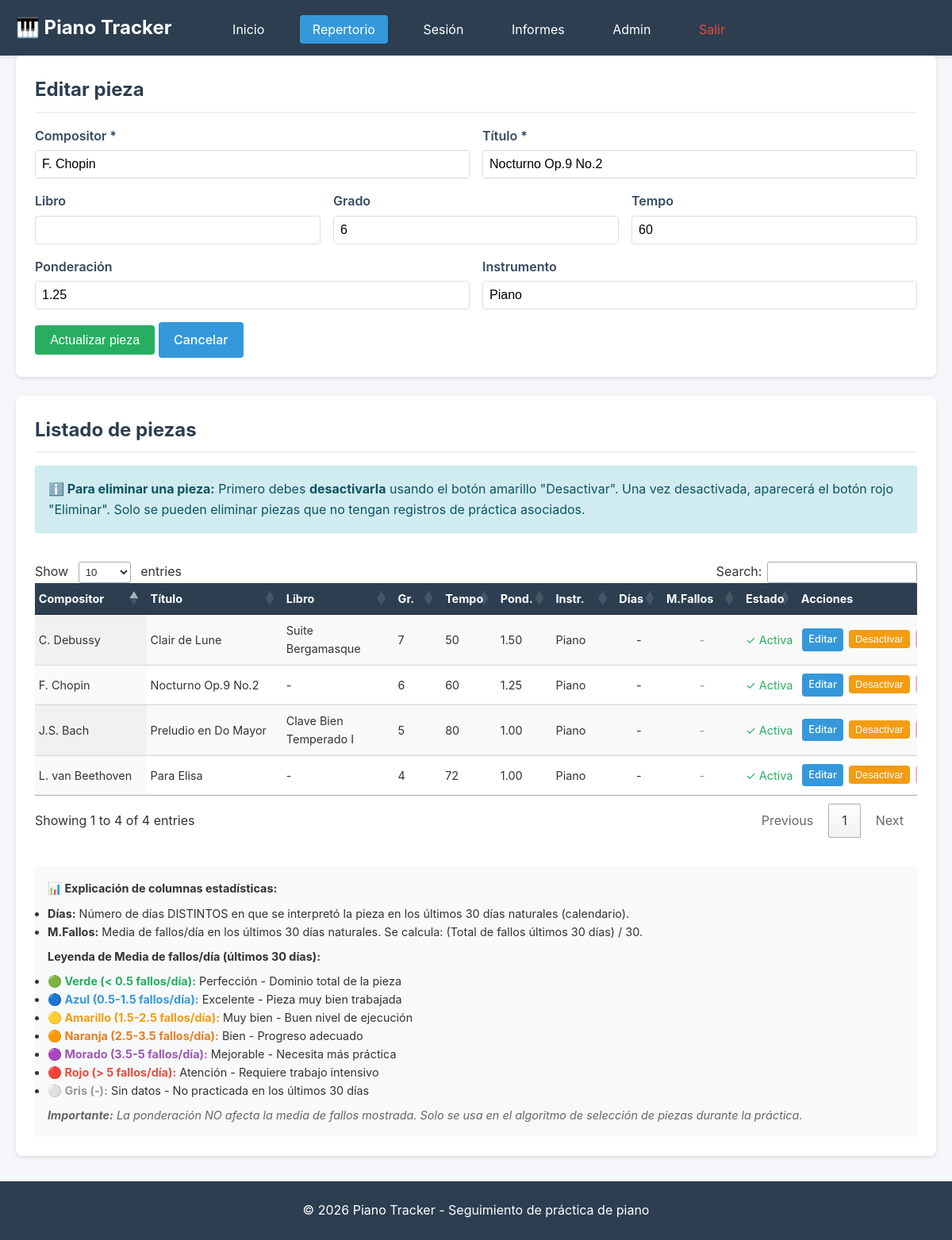
Page /repertorio.php?editar=2 (signed in) on the committed database.
### tables this page shows
CREATE TABLE IF NOT EXISTS piezas (
    id INT AUTO_INCREMENT PRIMARY KEY,
    compositor VARCHAR(200) NOT NULL,
    titulo VARCHAR(300) NOT NULL,
    libro VARCHAR(200),
    grado INT,
    tempo INT,
    ponderacion DECIMAL(5,2) DEFAULT 1.00,
    instrumento VARCHAR(50) DEFAULT 'Piano',
    fecha_creacion TIMESTAMP DEFAULT CURRENT_TIMESTAMP,
    activa BOOLEAN DEFAULT TRUE,
    INDEX idx_activa (activa)
);

### repertorio.php (the view, shortened to what this page needs)
<?php
$db = getDB();
$piezaEditar = null;
if (isset($_GET['editar'])) {
    $stmt = $db->prepare("SELECT * FROM piezas WHERE id = :id");
    $stmt->execute([':id' => $_GET['editar']]);
    $piezaEditar = $stmt->fetch();
}
$fechaLimite = date('Y-m-d', strtotime('-30 days'));
$stmt = $db->prepare("
    SELECT
        p.*,
        COALESCE(f_stats.total_fallos_30d, 0) as total_fallos_30d,
        COALESCE(f_stats.dias_practicados_30d, 0) as dias_practicados_30d,
        f_stats.media_fallos_dia
    FROM piezas p
    LEFT JOIN (
        SELECT
            f.pieza_id,
            COUNT(DISTINCT DATE(f.fecha_registro)) as dias_practicados_30d,
            SUM(f.cantidad) as total_fallos_30d,
            -- Media: total fallos / días PRACTICADOS (no 30)
            ROUND(
                SUM(f.cantidad) / NULLIF(COUNT(DISTINCT DATE(f.fecha_registro)), 0),
            2) as media_fallos_dia
        FROM fallos f
        WHERE f.fecha_registro >= :fecha_limite
        GROUP BY f.pieza_id
    ) as f_stats ON p.id = f_stats.pieza_id
    ORDER BY p.compositor, p.titulo
");
$stmt->execute([':fecha_limite' => $fechaLimite]);
$piezas = $stmt->fetchAll();
include 'includes/header.php';
?>
<link rel="stylesheet" href="https://cdn.datatables.net/1.13.7/css/jquery.dataTables.min.css">
<link rel="stylesheet" href="https://cdn.datatables.net/1.13.7/css/dataTables.bootstrap4.min.css">
<div class="card">
    <h2><?php echo $piezaEditar ? 'Editar pieza' : 'Añadir nueva pieza'; ?></h2>
    <form method="POST" action="">
        <div class="form-inline">
            <div class="form-group">
                <label for="compositor">Compositor *</label>
                <input type="text" id="compositor" name="compositor" required
                       value="<?php echo htmlspecialchars($piezaEditar['compositor'] ?? ''); ?>">
            </div>
            <div class="form-group">
                <label for="titulo">Título *</label>
                <input type="text" id="titulo" name="titulo" required
                       value="<?php echo htmlspecialchars($piezaEditar['titulo'] ?? ''); ?>">
            </div>
        </div>
        <div class="form-inline">
            <div class="form-group">
                <label for="libro">Libro</label>
                <input type="text" id="libro" name="libro"
                       value="<?php echo htmlspecialchars($piezaEditar['libro'] ?? ''); ?>">
            </div>
            <div class="form-group">
                <label for="grado">Grado</label>
                <input type="number" id="grado" name="grado" min="1" max="10"
                       value="<?php echo htmlspecialchars($piezaEditar['grado'] ?? ''); ?>">
            </div>
            <div class="form-group">
                <label for="tempo">Tempo</label>
                <input type="number" id="tempo" name="tempo" min="1" max="300"
                       value="<?php echo htmlspecialchars($piezaEditar['tempo'] ?? ''); ?>">
            </div>
        </div>
        <div class="form-inline">
            <div class="form-group">
                <label for="ponderacion">Ponderación</label>
                <input type="number" id="ponderacion" name="ponderacion" step="0.01" min="0.01" max="10"
                       value="<?php echo htmlspecialchars($piezaEditar['ponderacion'] ?? '1.00'); ?>">
            </div>
            <div class="form-group">
                <label for="instrumento">Instrumento</label>
                <input type="text" id="instrumento" name="instrumento"
                       value="<?php echo htmlspecialchars($piezaEditar['instrumento'] ?? 'Piano'); ?>">
            </div>
        </div>
        <button type="submit" class="btn btn-success">
            <?php echo $piezaEditar ? 'Actualizar pieza' : 'Añadir pieza'; ?>
        </button>
        <?php if ($piezaEditar): ?>
        <a href="repertorio.php" class="btn btn-primary">Cancelar</a>
        <?php endif; ?>
    </form>
</div>
<div class="card">
    <h2>Listado de piezas</h2>
    <div class="alert alert-info" style="margin-bottom: 1rem;">
        <strong>ℹ️ Para eliminar una pieza:</strong> Primero debes <strong>desactivarla</strong> usando el botón amarillo "Desactivar". Una vez desactivada, aparecerá el botón rojo "Eliminar". Solo se pueden eliminar piezas que no tengan registros de práctica asociados.
    </div>
    <?php if (empty($piezas)): ?>
        <p>No hay piezas en el repertorio. Añade tu primera pieza usando el formulario anterior.</p>
    <?php else: ?>
        <div class="table-wrapper">
            <table id="tablaPiezas" class="display" style="width:100%">
                <thead>
                    <tr>
                        <th>Compositor</th>
                        <th>Título</th>
                        <th>Libro</th>
                        <th>Gr.</th>
                        <th>Tempo</th>
                        <th>Pond.</th>
                        <th>Instr.</th>
                        <th title="Días practicados últimos 30 días">Días</th>
                        <th title="Media de fallos por día (últimos 30 días)">M.Fallos</th>
                        <th>Estado</th>
                        <th>Acciones</th>
                    </tr>
                </thead>
                <tbody>
                    <?php foreach ($piezas as $pieza):
                    $colorMedia = '#999';
                    $estadoTexto = 'Sin datos';
                    $instrumentoDisplay = $pieza['instrumento'];
                    if ($instrumentoDisplay === '0' || strtolower($instrumentoDisplay) === 'piano') {
                        $instrumentoDisplay = 'Piano';
                    }
                    ?>
                    <tr style="<?php echo !$pieza['activa'] ? 'opacity: 0.5;' : ''; ?>">
                        <td><?php echo htmlspecialchars($pieza['compositor']); ?></td>
                        <td><?php echo htmlspecialchars($pieza['titulo']); ?></td>
                        <td><?php echo htmlspecialchars($pieza['libro'] ?? '-'); ?></td>
                        <td><?php echo $pieza['grado'] ?? '-'; ?></td>
                        <td><?php echo $pieza['tempo'] ?? '-'; ?></td>
                        <td><?php echo number_format($pieza['ponderacion'], 2); ?></td>
                        <td><?php echo htmlspecialchars($instrumentoDisplay); ?></td>
                        <td style="text-align: center;">
                            <?php echo $pieza['dias_practicados_30d'] > 0 ? $pieza['dias_practicados_30d'] : '-'; ?>
                        </td>
                        <td style="text-align: center;" data-order="<?php echo $pieza['media_fallos_dia'] ?? 999; ?>">
                            <?php if ($pieza['media_fallos_dia'] !== null): ?>
                                <span style="color: <?php echo $colorMedia; ?>; font-weight: bold;">
                                    <?php echo number_format($pieza['media_fallos_dia'], 2); ?>
                                </span>
                                <small style="color: <?php echo $colorMedia; ?>; display: block; font-size: 0.8em;">
                                    (<?php echo $estadoTexto; ?>)
                                </small>
                            <?php else: ?>
                                <span style="color: #999;">-</span>
                            <?php endif; ?>
                        </td>
                        <td>
                            <?php echo $pieza['activa'] ?
                                '<span style="color: var(--success)">✓ Activa</span>' :
                                '<span style="color: var(--danger)">✗ Inactiva</span>'; ?>
                        </td>
                        <td style="white-space: nowrap;">
                            <a href="?editar=<?php echo $pieza['id']; ?>" class="btn btn-primary btn-small">Editar</a>
                            <form method="POST" style="display: inline;" onsubmit="return confirm('¿<?php echo $pieza['activa'] ? 'Desactivar' : 'Activar'; ?> esta pieza?');">
                                <button type="submit" class="btn <?php echo $pieza['activa'] ? 'btn-warning' : 'btn-success'; ?> btn-small">
                                    <?php echo $pieza['activa'] ? 'Desactivar' : 'Activar'; ?>
                                </button>
                            </form>
                            <?php if ($pieza['activa']): ?>
                            <button type="button" class="btn btn-danger btn-small" disabled title="Primero debes desactivar la pieza">
                            </button>
                            <?php endif; ?>
                        </td>
                    </tr>
                    <?php endforeach; ?>
                </tbody>
            </table>
        </div>
        <div style="margin-top: 1rem; padding: 1rem; background: #f8f9fa; border-radius: 4px; font-size: 0.9rem;">
            <strong>📊 Explicación de columnas estadísticas:</strong>
            <ul style="margin-top: 0.5rem; margin-bottom: 0.5rem;">
                <li><strong>Días:</strong> Número de días DISTINTOS en que se interpretó la pieza en los últimos 30 días naturales (calendario).</li>
                <li><strong>M.Fallos:</strong> Media de fallos/día en los últimos 30 días naturales. Se calcula: (Total de fallos últimos 30 días) / 30.</li>
            </ul>
            <strong>Leyenda de Media de fallos/día (últimos 30 días):</strong>
            <ul style="margin-top: 0.5rem; margin-bottom: 0;">
                <li><span style="color: #27ae60; font-weight: bold;">🟢 Verde (&lt; 0.5 fallos/día):</span> Perfección - Dominio total de la pieza</li>
                <li><span style="color: #3498db; font-weight: bold;">🔵 Azul (0.5-1.5 fallos/día):</span> Excelente - Pieza muy bien trabajada</li>
                <li><span style="color: #f39c12; font-weight: bold;">🟡 Amarillo (1.5-2.5 fallos/día):</span> Muy bien - Buen nivel de ejecución</li>
                <li><span style="color: #e67e22; font-weight: bold;">🟠 Naranja (2.5-3.5 fallos/día):</span> Bien - Progreso adecuado</li>
                <li><span style="color: #9b59b6; font-weight: bold;">🟣 Morado (3.5-5 fallos/día):</span> Mejorable - Necesita más práctica</li>
                <li><span style="color: #e74c3c; font-weight: bold;">🔴 Rojo (&gt; 5 fallos/día):</span> Atención - Requiere trabajo intensivo</li>
                <li><span style="color: #999; font-weight: bold;">⚪ Gris (-):</span> Sin datos - No practicada en los últimos 30 días</li>
            </ul>
            <p style="margin-top: 0.5rem; margin-bottom: 0; color: #666;">
                <em><strong>Importante:</strong> La ponderación NO afecta la media de fallos mostrada. Solo se usa en el algoritmo de selección de piezas durante la práctica.</em>
            </p>
        </div>
    <?php endif; ?>
</div>
<?php include 'includes/footer.php'; ?>

### assets/css/style.css (style rules this page uses)
* { margin: 0; padding: 0; box-sizing: border-box; }
:root { --primary: #2c3e50; --secondary: #3498db; --success: #27ae60; --danger: #e74c3c; --warning: #f39c12; --light: #ecf0f1; --dark: #34495e; --white: #ffffff; }
body { font-family: -apple-system, BlinkMacSystemFont, 'Segoe UI', Roboto, 'Helvetica Neue', Arial, sans-serif; line-height: 1.6; color: #333; background: #f5f6fa; }
.card { background: var(--white); border-radius: 8px; padding: 1.5rem; margin-bottom: 1.5rem; box-shadow: 0 2px 4px rgba(0,0,0,0.1); }
.card h2 { margin-bottom: 1rem; color: var(--primary); border-bottom: 2px solid var(--light); padding-bottom: 0.5rem; }
.form-group { margin-bottom: 1rem; }
.form-group label { display: block; margin-bottom: 0.3rem; font-weight: 600; color: var(--dark); }
.form-group input, .form-group select, .form-group textarea { width: 100%; padding: 0.5rem; border: 1px solid #ddd; border-radius: 4px; font-size: 1rem; }
.form-inline { display: flex; gap: 1rem; align-items: flex-end; }
.form-inline .form-group { flex: 1; }
.btn { display: inline-block; padding: 0.6rem 1.2rem; border: none; border-radius: 4px; cursor: pointer; font-size: 1rem; text-decoration: none; transition: all 0.3s; font-weight: 500; }
.btn-primary { background: var(--secondary); color: var(--white); }
.btn-success { background: var(--success); color: var(--white); }
.btn-danger { background: var(--danger); color: var(--white); }
.btn-warning { background: var(--warning); color: var(--white); }
.btn-small { padding: 0.4rem 0.8rem; font-size: 0.9rem; }
.table-wrapper { overflow-x: auto; margin-top: 1rem; max-width: 100%; }
table { width: 100%; border-collapse: collapse; margin-top: 1rem; table-layout: auto; }
table th, table td { padding: 0.6rem 0.4rem; text-align: left; border-bottom: 1px solid var(--light); }
table th { background: var(--primary); color: var(--white); font-weight: 600; font-size: 0.9rem; }
.alert { padding: 1rem; border-radius: 4px; margin-bottom: 1rem; }
.alert-info { background: #d1ecf1; border: 1px solid #bee5eb; color: #0c5460; }

### repertorio.php (style rules this page uses)
#tablaPiezas { font-size: 0.9rem; }
#tablaPiezas th, #tablaPiezas td { padding: 0.5rem 0.3rem !important; }
#tablaPiezas .btn-small { padding: 0.25rem 0.5rem; font-size: 0.8rem; margin: 0.1rem; }
.btn:disabled { opacity: 0.4; cursor: not-allowed; }
.table-wrapper { overflow-x: auto; max-width: 100%; }
#tablaPiezas { width: 100% !important; table-layout: fixed; }

### rows in the picture
piezas: compositor "F. Chopin", titulo "Nocturno Op.9 No.2", grado "6", tempo "60", ponderacion "1.25", instrumento "Piano", libro "-", activa "✓ Activa"
piezas: compositor "C. Debussy", titulo "Clair de Lune", libro "Suite Bergamasque", grado "7", tempo "50", ponderacion "1.50", instrumento "Piano", activa "✓ Activa"
piezas: compositor "J.S. Bach", titulo "Preludio en Do Mayor", libro "Clave Bien Temperado I", grado "5", tempo "80", ponderacion "1.00", instrumento "Piano", activa "✓ Activa"
piezas: compositor "L. van Beethoven", titulo "Para Elisa", libro "-", grado "4", tempo "72", ponderacion "1.00", instrumento "Piano", activa "✓ Activa"
